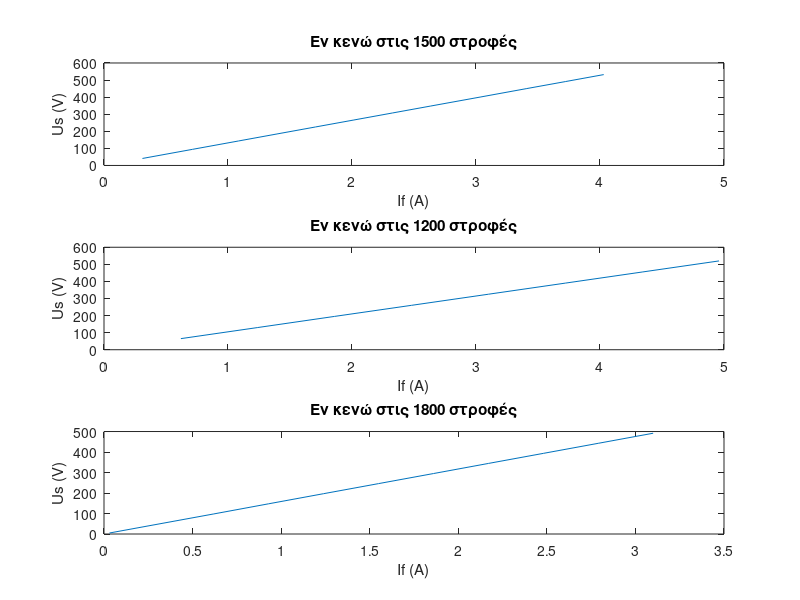
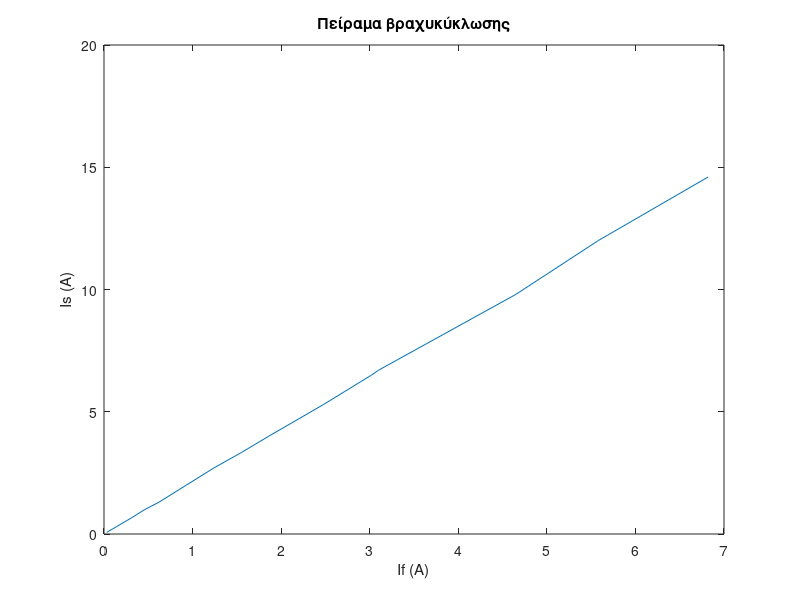
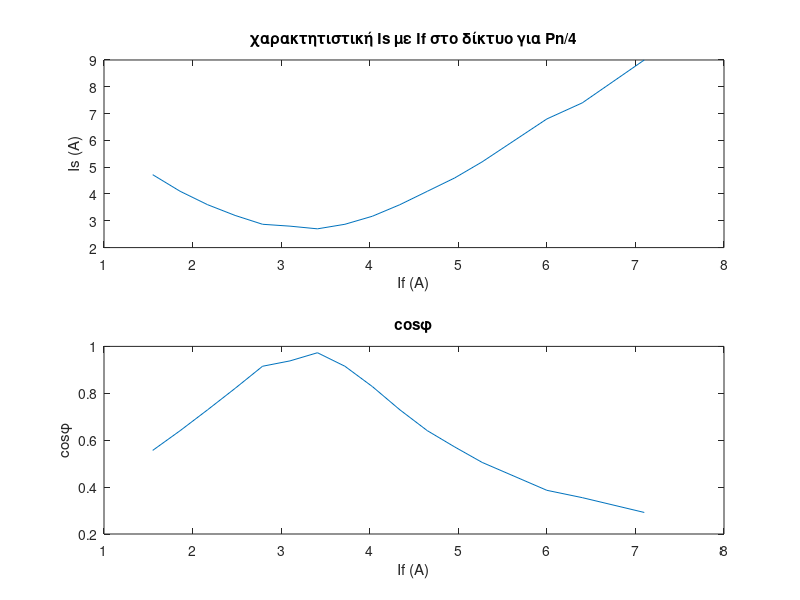
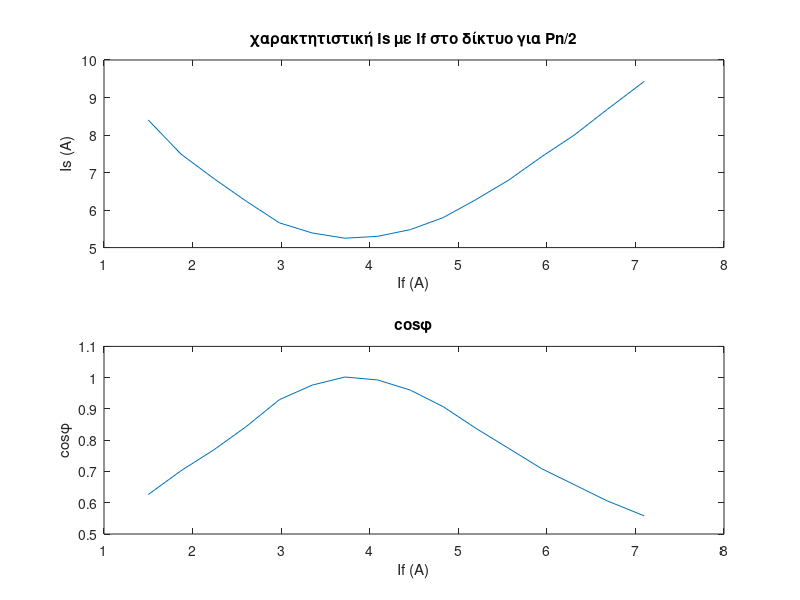

Source code (MATLAB) for these figures, in order:
U_1500 = [40.98 94.25 143.4 184.4 225.3 266.2 307.1 348 401.3 450.3 491 532];
I_1500 = [0.31 0.713 1.085 1.395 1.705 2.015 2.325 2.635 3.04 3.41 3.72 4.03];

U_1200 = [65 130 195.2 260 325 390 455 520];
I_1200 = [0.62 1.24 1.86 2.48 3.1 3.72 4.34 4.96];

U_1800 = [4.9 98 147.5 196.8 245.9 295 344.3 393.4 442.5 491.7];
I_1800 = [0.031 0.62 0.93 1.24 1.55 1.86 2.17 2.48 2.79 3.1];

IF_brax = [0.031 0.155 0.31 0.46 0.62 0.93 1.24 1.55 1.86 2.48 3.02 3.1 4.65 5.58 6.2 6.82];
IK_brax = [0.067 0.33 0.66 1.0 1.3 2.0 2.7 3.33 4.0 5.3 6.5 6.7 9.8 12.0 13.3 14.6];
%if0 = 3.03 me ik0 = 5.3
%PN/4
If_dikt_4 = [1.55 1.86 2.17 2.48 2.79 3.1 3.41 3.72 4.03 4.34 4.65 4.96 5.27 6.0 6.4 7.1];
Is_dikt_4 = [4.72 4.1 3.6 3.2 2.87 2.8 2.7 2.87 3.17 3.6 4.1 4.6 5.2 6.8 7.4 9];
cosf_4 = 1820/(sqrt(3)*400);
cosf_4 = cosf_4./Is_dikt_4;

%PN/2
If_dikt_2 = [1.5 1.87 2.24 2.61 2.98 3.35 3.72 4.09 4.46 4.83 5.2 5.57 5.94 6.31 6.68 7.1];
Is_dikt_2 = [8.4 7.49 6.84 6.23 5.66 5.39 5.25 5.3 5.48 5.8 6.28 6.8 7.42 8 8.68 9.43];
cosf_2 = 3645/(sqrt(3)*400);
cosf_2 = cosf_2./Is_dikt_2;

figure(1)
subplot(3,1,1);
plot(I_1500,U_1500);
xlabel("If (A)");
ylabel("Us (V)");
title("Εν κενώ στις 1500 στροφές");

subplot(3,1,2);
plot(I_1200,U_1200);
xlabel("If (A)");
ylabel("Us (V)");
title("Εν κενώ στις 1200 στροφές");

subplot(3,1,3);
plot(I_1800,U_1800);
xlabel("If (A)");
ylabel("Us (V)");
title("Εν κενώ στις 1800 στροφές");

figure(2)
plot(IF_brax,IK_brax);
xlabel("If (A)");
ylabel("Is (A)");
title("Πείραμα βραχυκύκλωσης");

figure(3)
subplot(2,1,1)
plot(If_dikt_4,Is_dikt_4);
xlabel("If (A)");
ylabel("Is (A)");
title("χαρακτητιστική Is με If στο δίκτυο για Pn/4");

subplot(2,1,2)
plot(If_dikt_4,cosf_4);
xlabel("If (A)");
ylabel("cosφ");
title("cosφ");

figure(4)
subplot(2,1,1)
plot(If_dikt_2,Is_dikt_2);
xlabel("If (A)");
ylabel("Is (A)");
title("χαρακτητιστική Is με If στο δίκτυο για Pn/2");

subplot(2,1,2)
plot(If_dikt_2,cosf_2);
xlabel("If (A)");
ylabel("cosφ");
title("cosφ");
